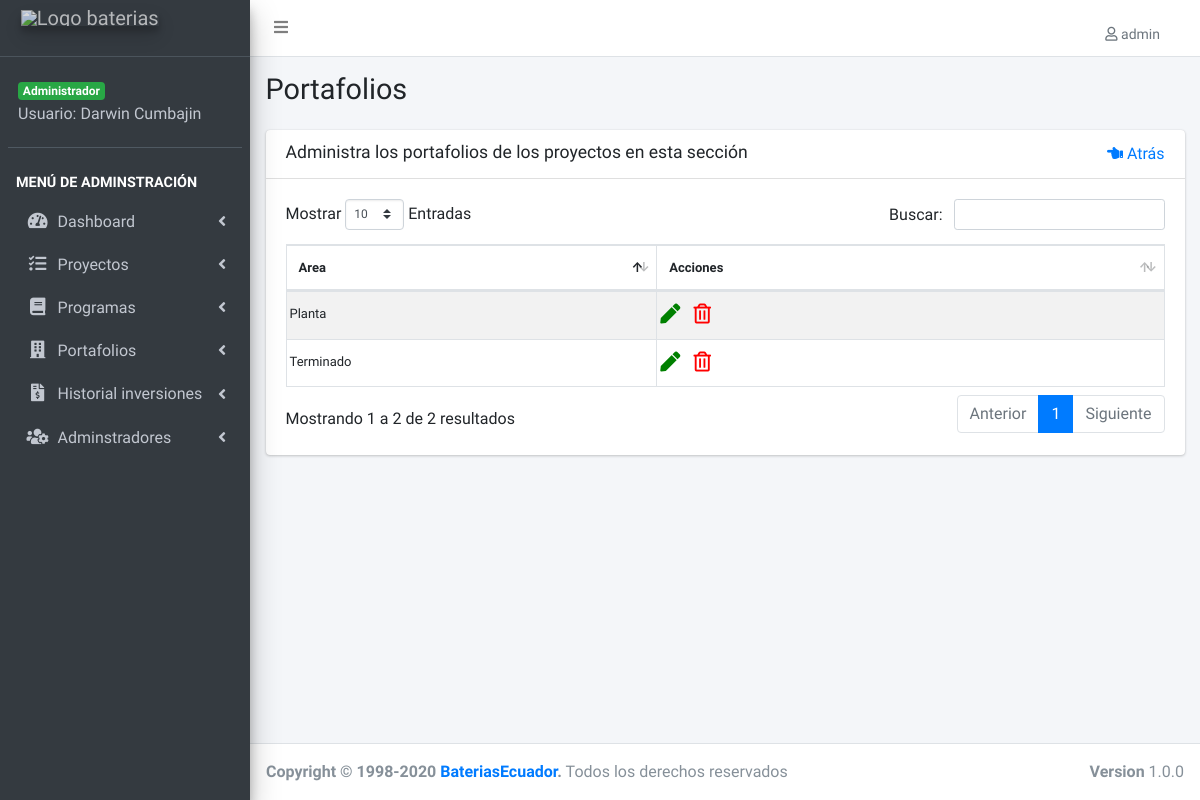
Page /lista-portafolio.php (signed in) on the earlier database version.
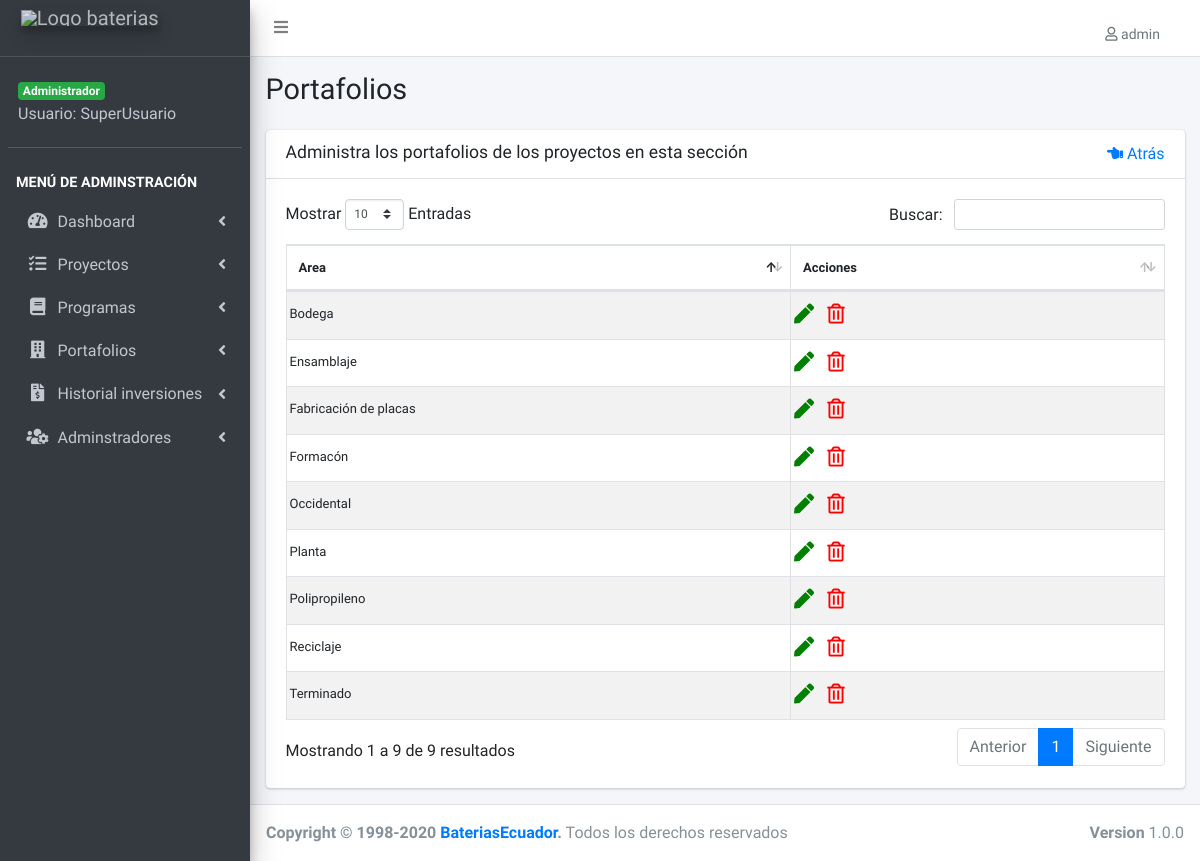
Same page on the later database version.
### tables this page shows
CREATE TABLE IF NOT EXISTS `portafolios` (
  `portafolio_id` int(11) NOT NULL AUTO_INCREMENT,
  `area` varchar(50) NOT NULL DEFAULT '',
  `editado` datetime DEFAULT NULL,
  PRIMARY KEY (`portafolio_id`),
  UNIQUE KEY `area` (`area`)
);

### lista-portafolio.php (the view, shortened to what this page needs)
<?php
include_once('funciones/funciones.php');
include_once('templates/header.php');
include_once('templates/barra.php');
include_once('templates/navegacion.php');
?>
<div class="content-wrapper">
  <section class="content-header">
    <div class="container-fluid">
      <div class="row mb-2">
        <div class="col-sm-6">
          <h1>Portafolios</h1>
        </div>
      </div>
    </div>
  </section>
  <section class="content">
    <div class="container-fluid">
      <div class="row">
        <div class="col-12">
          <div class="card">
            <div class="card-header">
              <h3 class="card-title">Administra los portafolios de los proyectos en esta sección </h3>
              <a id="lista" href="#" class="float-right"><i class="fas fa-hand-point-left"></i> Atrás</a>
            </div>
            <div class="card-body">
              <table id="registros" class="table table-bordered table-striped">
                <thead>
                  <tr>
                    <th>Area</th>
                    <th>Acciones</th>
                  </tr>
                </thead>
                <tbody>
                  <?php
                  try {
                    $sql = "SELECT * FROM portafolios";
                    $resultado = $conn->query($sql);
                  } catch (Exception $e) {
                    $error = $e->getMessage();
                    echo $error;
                  }
                  while ($portafolio = $resultado->fetch_assoc()) {
                  ?>
                    <tr>
                      <td><?php echo $portafolio['area']; ?></td>
                      <td>
                      <?php if ($_SESSION['nivel'] == 1) : ?>
                        <a href="editar-portafolio.php?id=<?php echo $portafolio['portafolio_id']; ?>" >
                          <i class="fas fa-pen editar"></i>
                        </a>
                        <a href="#" data-id="<?php echo $portafolio['portafolio_id']; ?>" data-tipo="portafolio" class="borrar_registro">
                          <i class="far fa-trash-alt eliminar"></i>
                        </a>
                        <?php endif; ?>
                      </td>
                    </tr>
                  <?php } ?>
                </tbody>
              </table>
            </div>
          </div>
        </div>
      </div>
    </div>
  </section>
</div>
<?php
include_once('templates/footer.php');
?>

### templates/navegacion.php (shortened to what this page needs)
<aside class="main-sidebar sidebar-dark-primary elevation-4">
  <a href="login.php?cerrar_sesion=true" class="brand-link">
    <img src="img/logo-baterias.png" alt="Logo baterias" class="brand-image elevation-3" style="opacity: .8" >
    <br>
  </a>
  <div class="sidebar">
    <div class="user-panel mt-3 pb-3 mb-3 d-flex">
      <div class="info" style="color: white;">
        <?php
        if ($_SESSION['nivel'] == 1) {
          echo ' <span class="badge badge-success">Administrador</span>';
        } else {
          echo ' <span class="badge badge-primary">User</span>';
        }
        ?>
        <a href="#" class="d-block">Usuario: <?php echo $_SESSION['nombre']; ?></a>
      </div>
    </div>
    <nav class="mt-2">
      <ul class="nav nav-pills nav-sidebar flex-column" data-widget="treeview" role="menu" data-accordion="false">
        <li class="nav-header">Menú de adminstración</li>
        <li class="nav-item has-treeview">
          <a href="#" class="nav-link">
            <i class="nav-icon fas fa-tachometer-alt"></i>
            <p>
              Dashboard
              <i class="right fas fa-angle-left"></i>
            </p>
          </a>
        </li>
        <li class="nav-item has-treeview">
          <a href="#" class="nav-link">
            <i class="nav-icon fas fa-tasks"></i>
            <p>
              Proyectos
              <i class="fas fa-angle-left right"></i>
            </p>
          </a>
        </li>
        <li class="nav-item has-treeview">
          <a href="#" class="nav-link">
            <i class="nav-icon fas fa-book"></i>
            <p>
              Programas
              <i class="fas fa-angle-left right"></i>
            </p>
          </a>
        </li>
        <li class="nav-item has-treeview">
          <a href="#" class="nav-link">
            <i class=" nav-icon fas fa-building"></i>
            <p>
              Portafolios
              <i class="fas fa-angle-left right"></i>
            </p>
          </a>
        </li>
        <li class="nav-item has-treeview">
          <a href="#" class="nav-link">
            <i class=" nav-icon fas fa-file-invoice-dollar"></i>
            <p>
              Historial inversiones
              <i class="fas fa-angle-left right"></i>
            </p>
          </a>
        </li>
        <?php if ($_SESSION['nivel'] == 1) : ?>
          <li class="nav-item has-treeview">
            <a href="#" class="nav-link">
              <i class="nav-icon fas fa-users-cog"></i>
              <p>
                Adminstradores
                <i class="fas fa-angle-left right"></i>
              </p>
            </a>
          </li>
        <?php endif; ?>
      </ul>
    </nav>
  </div>
</aside>

Differences in the rows shown:
added portafolios: area "Bodega"
added portafolios: area "Ensamblaje"
added portafolios: area "Fabricación de placas"
added portafolios: area "Formacón"
added portafolios: area "Occidental"
added portafolios: area "Polipropileno"
added portafolios: area "Reciclaje"
Other differences:
$_SESSION['nombre']: "Darwin Cumbajin" → "SuperUsuario"
text written by a page script: "Mostrar Entradas Buscar: Mostrando 1 a 2 de 2 resultados Anterior 1 Siguiente" → "Mostrar Entradas Buscar: Mostrando 1 a 9 de 9 resultados Anterior 1 Siguiente"
